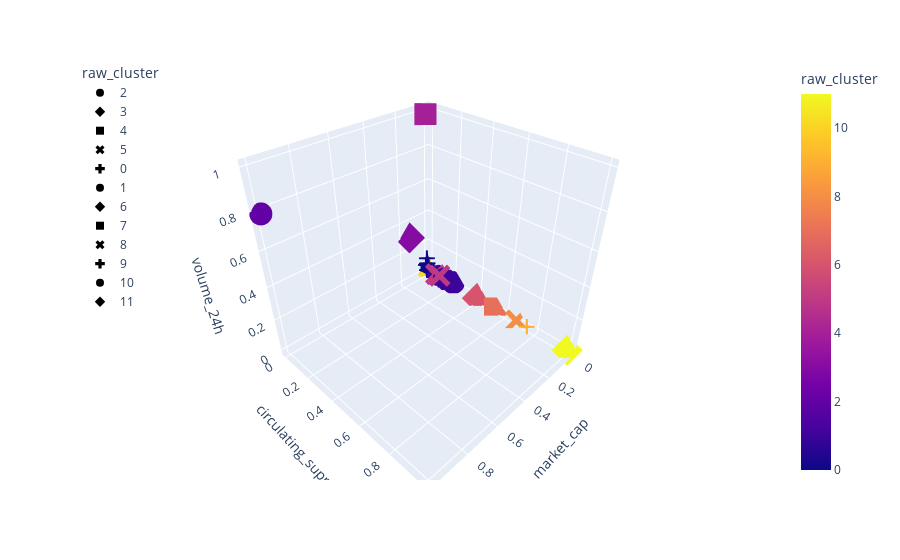

The notebook cell saved with this chart:
### Code cell
fig = px.scatter_3d(
    test_mean,
    x="market_cap",
    y="circulating_suppy",
    z="volume_24h",
    hover_name=test_mean.index,
    hover_data=["price"],
    color="raw_cluster",
    symbol="raw_cluster",
#     size="TotalCoinSupply",
    width=800,
)
fig.update_layout(legend=dict(x=0, y=1))
fig.show()

### Figure 1 — Plotly figure (JSON) as saved in the notebook; plotly's stock layout.template omitted (floating-point values rounded to 4 significant figures; data arrays with more than 128 entries replaced by an {"elided": "..."} marker saying what was removed)
{"data": [{"customdata": [[1.0]], "hovertemplate": "<b>%{hovertext}</b><br><br>raw_cluster=%{marker.color}<br>market_cap=%{x}<br>circulating_suppy=%{y}<br>volume_24h=%{z}<br>price=%{customdata[0]}<extra></extra>", "hovertext": ["BTC"], "legendgroup": "2", "marker": {"color": [2], "coloraxis": "coloraxis", "symbol": "circle"}, "mode": "markers", "name": "2", "scene": "scene", "showlegend": true, "type": "scatter3d", "x": [1], "y": [5.878e-05], "z": [0.7902]}, {"customdata": [[0.02595]], "hovertemplate": "<b>%{hovertext}</b><br><br>raw_cluster=%{marker.color}<br>market_cap=%{x}<br>circulating_suppy=%{y}<br>volume_24h=%{z}<br>price=%{customdata[0]}<extra></extra>", "hovertext": ["ETH"], "legendgroup": "3", "marker": {"color": [3], "coloraxis": "coloraxis", "symbol": "diamond"}, "mode": "markers", "name": "3", "scene": "scene", "showlegend": true, "type": "scatter3d", "x": [0.1572], "y": [0.0003568], "z": [0.3065]}, {"customdata": [[0.0001083]], "hovertemplate": "<b>%{hovertext}</b><br><br>raw_cluster=%{marker.color}<br>market_cap=%{x}<br>circulating_suppy=%{y}<br>volume_24h=%{z}<br>price=%{customdata[0]}<extra></extra>", "hovertext": ["USDT"], "legendgroup": "4", "marker": {"color": [4], "coloraxis": "coloraxis", "symbol": "square"}, "mode": "markers", "name": "4", "scene": "scene", "showlegend": true, "type": "scatter3d", "x": [0.05389], "y": [0.02934], "z": [1]}, {"customdata": [[2.152e-05], [1.417e-05]], "hovertemplate": "<b>%{hovertext}</b><br><br>raw_cluster=%{marker.color}<br>market_cap=%{x}<br>circulating_suppy=%{y}<br>volume_24h=%{z}<br>price=%{customdata[0]}<extra></extra>", "hovertext": ["XRP", "ADA"], "legendgroup": "5", "marker": {"color": [5, 5], "coloraxis": "coloraxis", "symbol": "x"}, "mode": "markers", "name": "5", "scene": "scene", "showlegend": true, "type": "scatter3d", "x": [0.05159, 0.01984], "y": [0.1413, 0.08278], "z": [0.05553, 0.02053]}, {"customdata": {"elided": "183x1 float values"}, "hovertemplate": "<b>%{hovertext}</b><br><br>raw_cluster=%{marker.color}<br>market_cap=%{x}<br>circulating_suppy=%{y}<br>volume_24h=%{z}<br>price=%{customdata[0]}<extra></extra>", "hovertext": {"elided": "183 str values"}, "legendgroup": "0", "marker": {"color": {"elided": "183 int values"}, "coloraxis": "coloraxis", "symbol": "cross"}, "mode": "markers", "name": "0", "scene": "scene", "showlegend": true, "type": "scatter3d", "x": {"elided": "183 float values"}, "y": {"elided": "183 float values"}, "z": {"elided": "183 float values"}}, {"customdata": [[1.905e-06], [2.108e-06], [3.677e-07], [2.132e-07], [3.498e-07], [1.217e-07]], "hovertemplate": "<b>%{hovertext}</b><br><br>raw_cluster=%{marker.color}<br>market_cap=%{x}<br>circulating_suppy=%{y}<br>volume_24h=%{z}<br>price=%{customdata[0]}<extra></extra>", "hovertext": ["TRX", "VET", "SC", "DX", "FXC", "RDD"], "legendgroup": "1", "marker": {"color": [1, 1, 1, 1, 1, 1], "coloraxis": "coloraxis", "symbol": "circle"}, "mode": "markers", "name": "1", "scene": "scene", "showlegend": true, "type": "scatter3d", "x": [0.006819, 0.006265, 0.0007494, 0.0004974, 0.0004466, 9.994e-05], "y": [0.2129, 0.1771, 0.1335, 0.1596, 0.09038, 0.09198], "z": [0.01946, 0.0109, 0.0002391, 1.322e-05, 1.506e-05, 0]}, {"customdata": [[3.369e-07]], "hovertemplate": "<b>%{hovertext}</b><br><br>raw_cluster=%{marker.color}<br>market_cap=%{x}<br>circulating_suppy=%{y}<br>volume_24h=%{z}<br>price=%{customdata[0]}<extra></extra>", "hovertext": ["DOGE"], "legendgroup": "6", "marker": {"color": [6], "coloraxis": "coloraxis", "symbol": "diamond"}, "mode": "markers", "name": "6", "scene": "scene", "showlegend": true, "type": "scatter3d", "x": [0.002245], "y": [0.4005], "z": [0.004301]}, {"customdata": [[6.987e-08]], "hovertemplate": "<b>%{hovertext}</b><br><br>raw_cluster=%{marker.color}<br>market_cap=%{x}<br>circulating_suppy=%{y}<br>volume_24h=%{z}<br>price=%{customdata[0]}<extra></extra>", "hovertext": ["HOT"], "legendgroup": "7", "marker": {"color": [7], "coloraxis": "coloraxis", "symbol": "square"}, "mode": "markers", "name": "7", "scene": "scene", "showlegend": true, "type": "scatter3d", "x": [0.0005974], "y": [0.5285], "z": [0.0003659]}, {"customdata": [[3.526e-08]], "hovertemplate": "<b>%{hovertext}</b><br><br>raw_cluster=%{marker.color}<br>market_cap=%{x}<br>circulating_suppy=%{y}<br>volume_24h=%{z}<br>price=%{customdata[0]}<extra></extra>", "hovertext": ["BTT"], "legendgroup": "8", "marker": {"color": [8], "coloraxis": "coloraxis", "symbol": "x"}, "mode": "markers", "name": "8", "scene": "scene", "showlegend": true, "type": "scatter3d", "x": [0.0003964], "y": [0.6772], "z": [0.001083]}, {"customdata": [[1.541e-08]], "hovertemplate": "<b>%{hovertext}</b><br><br>raw_cluster=%{marker.color}<br>market_cap=%{x}<br>circulating_suppy=%{y}<br>volume_24h=%{z}<br>price=%{customdata[0]}<extra></extra>", "hovertext": ["NPXS"], "legendgroup": "9", "marker": {"color": [9], "coloraxis": "coloraxis", "symbol": "cross"}, "mode": "markers", "name": "9", "scene": "scene", "showlegend": true, "type": "scatter3d", "x": [0.0001962], "y": [0.748], "z": [0.0001759]}, {"customdata": [[0.1958]], "hovertemplate": "<b>%{hovertext}</b><br><br>raw_cluster=%{marker.color}<br>market_cap=%{x}<br>circulating_suppy=%{y}<br>volume_24h=%{z}<br>price=%{customdata[0]}<extra></extra>", "hovertext": ["PAXG"], "legendgroup": "10", "marker": {"color": [10], "coloraxis": "coloraxis", "symbol": "circle"}, "mode": "markers", "name": "10", "scene": "scene", "showlegend": true, "type": "scatter3d", "x": [0.0001504], "y": [0], "z": [4.401e-05]}, {"customdata": [[0]], "hovertemplate": "<b>%{hovertext}</b><br><br>raw_cluster=%{marker.color}<br>market_cap=%{x}<br>circulating_suppy=%{y}<br>volume_24h=%{z}<br>price=%{customdata[0]}<extra></extra>", "hovertext": ["WIN"], "legendgroup": "11", "marker": {"color": [11], "coloraxis": "coloraxis", "symbol": "diamond"}, "mode": "markers", "name": "11", "scene": "scene", "showlegend": true, "type": "scatter3d", "x": [3.522e-05], "y": [1], "z": [6.721e-05]}], "layout": {"autosize": true, "coloraxis": {"colorbar": {"title": {"text": "raw_cluster"}}, "colorscale": [[0, "#0d0887"], [0.1111, "#46039f"], [0.2222, "#7201a8"], [0.3333, "#9c179e"], [0.4444, "#bd3786"], [0.5556, "#d8576b"], [0.6667, "#ed7953"], [0.7778, "#fb9f3a"], [0.8889, "#fdca26"], [1, "#f0f921"]]}, "legend": {"title": {"text": "raw_cluster"}, "tracegroupgap": 0, "x": 0, "y": 1}, "margin": {"t": 60}, "scene": {"aspectmode": "auto", "aspectratio": {"x": 1, "y": 1, "z": 1}, "domain": {"x": [0, 1], "y": [0, 1]}, "xaxis": {"title": {"text": "market_cap"}, "type": "linear"}, "yaxis": {"title": {"text": "circulating_suppy"}, "type": "linear"}, "zaxis": {"title": {"text": "volume_24h"}, "type": "linear"}}}}
